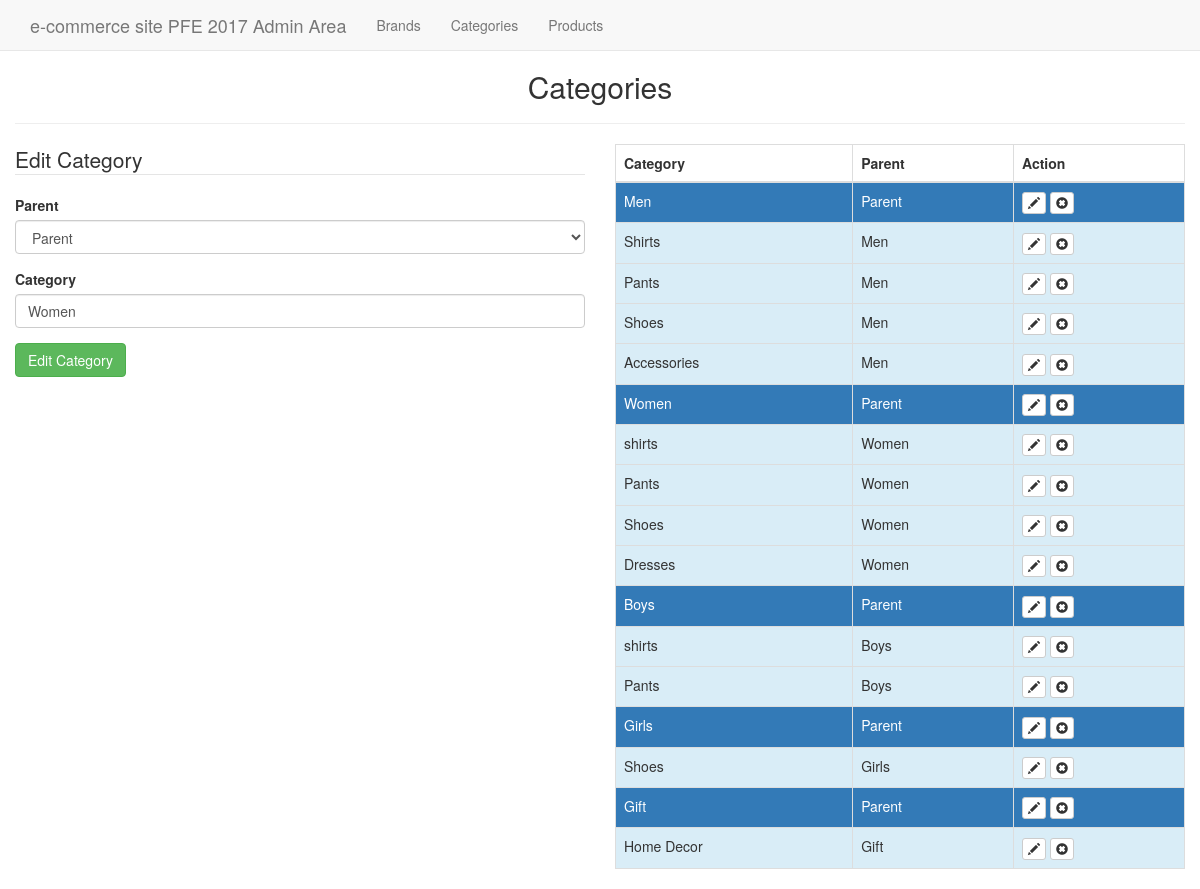
The app's page /admin/categories.php?edit=2 with its own data.
### tables this page shows
CREATE TABLE `categories` (
  `id` int(11) NOT NULL,
  `category` varchar(255) NOT NULL,
  `parent` int(11) NOT NULL DEFAULT '0'
);

### helpers/helpers.php (called while the page is built, shortened)
<?php
function sanitize($dirty)
{
    return htmlentities($dirty, ENT_QUOTES, "UTF-8");
}

### admin/categories.php (the view, shortened to what this page needs)
<?php
require_once realpath($_SERVER["DOCUMENT_ROOT"]) . '/amnrStore2017/core/init.php';
include 'includes/head.php';
include 'includes/navigation.php';
$category = '';
$post_parent = '';
if (isset($_GET['edit']) && !empty($_GET['edit'])) {
    $edit_id = (int)$_GET['edit'];
    $edit_id = sanitize($edit_id);
    $edit_sql = "SELECT * FROM categories WHERE id =$edit_id";
    $edit_result = mysqli_query($db, $edit_sql);
    $edit_category = mysqli_fetch_assoc($edit_result);
}
        $display = display_errors($errors); ?>
        <?php
$category_value = '';
$parent_value = 0;
if (isset($_GET['edit'])) {
    $category_value = $edit_category['category'];
    $parent_value = $edit_category['parent'];
} else {
    if (isset($_POST)) {
        $category_value = $category;
        $parent_value = $post_parent;
    }
}
?>
<h2 class="text-center">Categories</h2>
<hr>
<div class="row">
    <div class="col-md-6">
        <form class="form" action="categories.php<?= ((isset($_GET['edit'])) ? '?edit=' . $edit_id : ''); ?>"
              method="post">
            <legend><?= ((isset($_GET['edit'])) ? 'Edit' : 'Add a'); ?> Category</legend>
            <div class="form-group">
                <label for="parent">Parent</label>
                <select class="form-control" name="parent" id="parent">
                    <option value="0" <?= (($parent_value == 0) ? 'selected="selected"' : ''); ?> >Parent</option>
                </select>
            </div>
            <div class="form-group">
                <label for="category">Category</label>
                <input type="text" class="form-control" id="category" name="category" VALUE="<?= $category_value; ?>">
            </div>
            <div class="form-group">
                <input type="submit" value="<?= ((isset($_GET['edit'])) ? 'Edit' : 'Add'); ?> Category"
                       class="btn btn-success">
            </div>
        </form>
    </div>
    <div class="col-md-6">
        <table class="table table-bordered">
            <thead>
            <th>Category</th>
            <th>Parent</th>
            <th>Action</th>
            </thead>
            <tbody>
            <?php
            $sql = "SELECT * FROM categories WHERE parent =0";
            $result = $db->query($sql);
            while ($parent = mysqli_fetch_assoc($result)): ?>
                <?php
                $parent_id = (int)$parent['id'];
                $sql2 = "SELECT *FROM categories WHERE parent='$parent_id'";
                $cresult = $db->query($sql2);
                ?>
                <tr class="bg-primary">
                    <td> <?= $parent['category'] ?></td>
                    <td>Parent</td>
                    <td>
                        <a href="categories.php?edit=<?= $parent['id'] ?>" class="btn btn-xs btn-default">
                            <span class="glyphicon glyphicon-pencil"></span>
                        </a>
                        <a href="categories.php?delete=<?= $parent['id'] ?>" class="btn btn-xs btn-default">
                            <span class="glyphicon glyphicon-remove-sign"></span>
                        </a>
                    </td>
                </tr>
                <?php while ($child = mysqli_fetch_assoc($cresult)): ?>
                    <tr class="bg-info">
                        <td> <?= $child['category'] ?></td>
                        <td><?= $parent['category'] ?></td>
                        <td>
                            <a href="categories.php?edit=<?= $child['id'] ?>" class="btn btn-xs btn-default">
                                <span class="glyphicon glyphicon-pencil"></span>
                            </a>
                            <a href="categories.php?delete=<?= $child['id'] ?>" class="btn btn-xs btn-default">
                                <span class="glyphicon glyphicon-remove-sign"></span>
                            </a>
                        </td>
                    </tr>
                <?php endwhile; ?>
            <?php endwhile; ?>
            </tbody>
        </table>
    </div>
</div>

### css/main.css (style rules this page uses)
body { padding-top: 50px; }

### records on screen
categories: parent "Parent", category "Women"
categories: category "Men"
categories: category "Shirts"
categories: category "Pants"
categories: category "Shoes"
categories: category "Accessories"
categories: category "shirts"
categories: category "Pants"
categories: category "Shoes"
categories: category "Dresses"
categories: category "Boys"
categories: category "shirts"
categories: category "Pants"
categories: category "Girls"
categories: category "Shoes"
categories: category "Gift"
categories: category "Home Decor"
